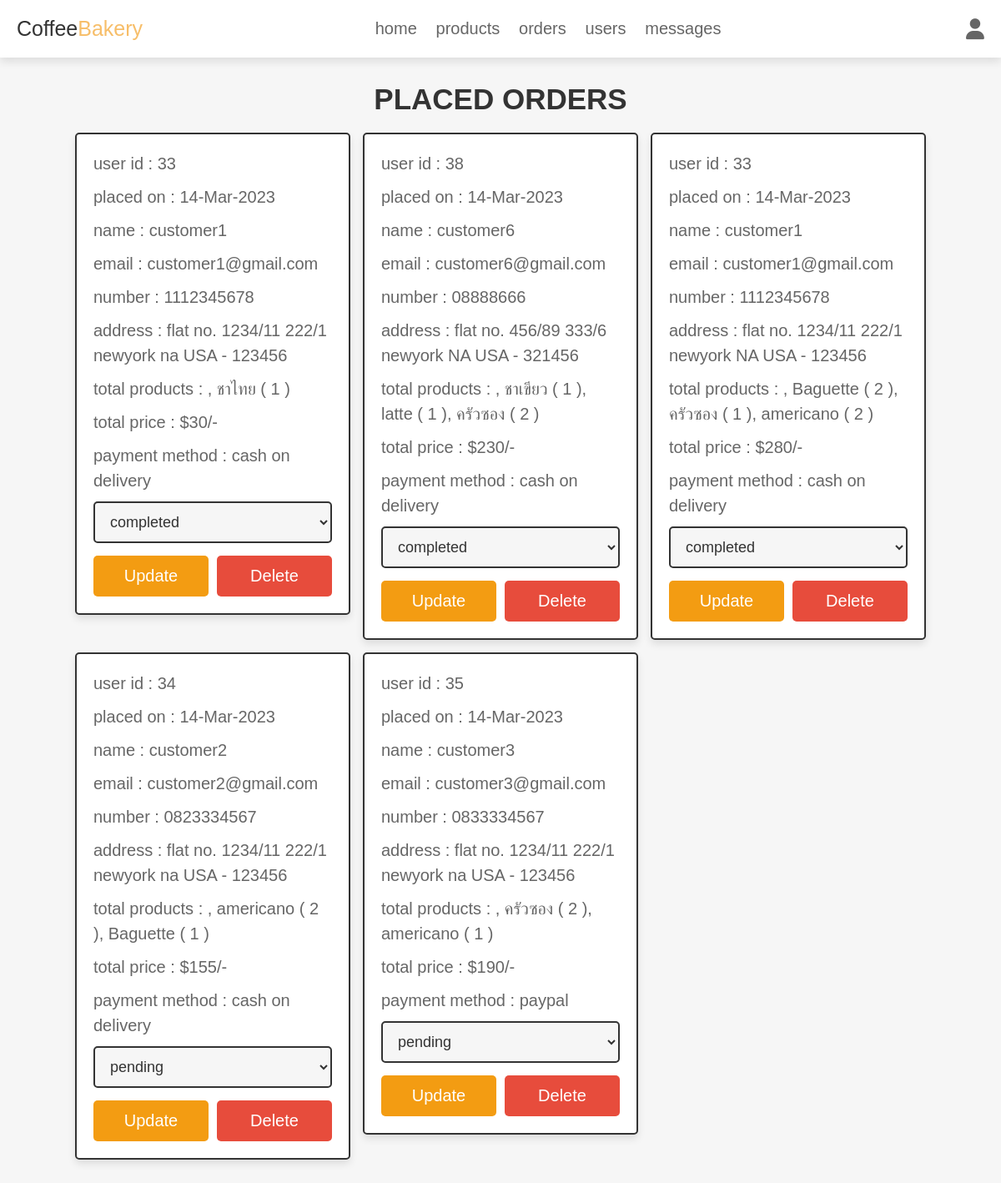
/admin_orders.php (signed in), run on the app's committed database.
### tables this page shows
CREATE TABLE `orders` (
  `id` int(100) NOT NULL,
  `user_id` int(100) NOT NULL,
  `name` varchar(100) NOT NULL,
  `number` varchar(12) NOT NULL,
  `email` varchar(100) NOT NULL,
  `method` varchar(50) NOT NULL,
  `address` varchar(500) NOT NULL,
  `total_products` varchar(1000) NOT NULL,
  `total_price` int(100) NOT NULL,
  `total_cost` int(100) NOT NULL,
  `placed_on` varchar(50) NOT NULL,
  `payment_status` varchar(20) NOT NULL DEFAULT 'pending'
);

### admin_orders.php (the view, shortened to what this page needs)
<?php
@include 'config.php';
?>
<!DOCTYPE html>
<html lang="en">
<head>
   <link rel="stylesheet" href="https://cdnjs.cloudflare.com/ajax/libs/font-awesome/6.1.1/css/all.min.css">
   <link rel="stylesheet" href="css/admin_style.css">
</head>
<body>
<?php include 'admin_header.php'; ?>
<section class="placed-orders">
   <h1 class="title">placed orders</h1>
   <div class="box-container">
      <?php
         $select_orders = $conn->prepare("SELECT * FROM `orders`");
         $select_orders->execute();
         if($select_orders->rowCount() > 0){
            while($fetch_orders = $select_orders->fetch(PDO::FETCH_ASSOC)){
      ?>
      <div class="box">
         <p> user id : <span><?= $fetch_orders['user_id']; ?></span> </p>
         <p> placed on : <span><?= $fetch_orders['placed_on']; ?></span> </p>
         <p> name : <span><?= $fetch_orders['name']; ?></span> </p>
         <p> email : <span><?= $fetch_orders['email']; ?></span> </p>
         <p> number : <span><?= $fetch_orders['number']; ?></span> </p>
         <p> address : <span><?= $fetch_orders['address']; ?></span> </p>
         <p> total products : <span><?= $fetch_orders['total_products']; ?></span> </p>
         <p> total price : <span>$<?= $fetch_orders['total_price']; ?>/-</span> </p>
         <p> payment method : <span><?= $fetch_orders['method']; ?></span> </p>
         <form action="" method="POST">
            <select name="update_payment" class="drop-down">
               <option value="" selected disabled><?= $fetch_orders['payment_status']; ?></option>
            </select>
            <div class="flex-btn">
               <input type="submit" name="update_order" class="option-btn" value="update">
               <a href="admin_orders.php?delete=<?= $fetch_orders['id']; ?>" class="delete-btn" onclick="return confirm('delete this order?');">delete</a>
            </div>
         </form>
      </div>
      <?php
         }
      }else{
         echo '<p class="empty">no orders placed yet!</p>';
      }
      ?>
   </div>
</section>
</body>
</html>

### css/admin_style.css (style rules this page uses)
.placed-orders .box-container { display: grid; grid-template-columns: repeat(auto-fit, 33rem); gap:1.5rem; align-items: flex-start; justify-content:center; }
.placed-orders .box-container .box { border:var(--border); box-shadow: var(--box-shadow); background-color: var(--white); border-radius: .5rem; padding:2rem; }
.placed-orders .box-container .box p { margin-bottom: 1rem; line-height: 1.5; font-size: 2rem; color:var(--light-color); }
.placed-orders .box-container .box p span { color:var(--green); }
.placed-orders .box-container .box .drop-down { width: 100%; padding:1.2rem 1.4rem; font-size: 1.8rem; border:var(--border); border-radius: .5rem; background-color: var(--light-bg); margin-bottom: .5rem; }

### css/components.css (style rules this page uses)
:root { ---green: rgb(247, 190, 105); --orange:#f39c12; --red:#e74c3c; --black:#333; --light-color:#666; --white:#fff; --light-bg:#f6f6f6; --border:.2rem solid var(--black); --box-shadow:0 .5rem 1rem rgba(0,0,0,.1); }
* { font-family: 'Rubik', sans-serif; margin:0; padding:0; box-sizing: border-box; outline: none; border:none; text-decoration: none; color:var(--black); }
body { background-color: var(--light-bg); }
html { font-size: 62.5%; overflow-x: hidden; scroll-behavior: smooth; scroll-padding-top: 6.5rem; }
section { padding:3rem 2rem; max-width: 1200px; margin:0 auto; }
.btn, .delete-btn, .option-btn { display: block; width: 100%; margin-top: 1rem; border-radius: .5rem; color:var(--white); font-size: 2rem; padding:1.3rem 3rem; text-transform: capitalize; cursor: pointer; text-align: center; }
.delete-btn { background-color: var(--red); }
.option-btn { background-color: var(--orange); }
.flex-btn { display: flex; flex-wrap: wrap; gap:1rem; }
.flex-btn > * { flex:1; }
.title { text-align: center; margin-bottom: 2rem; text-transform: uppercase; color:var(--black); font-size: 3.5rem; }

### data on the page
orders: user "33", placed_on "14-Mar-2023", name "customer1", email "customer1@gmail.com", number "1112345678", address "flat no. 1234/11 222/1 newyork na USA - 123456", total_products ", ชาไทย ( 1 )", total_price "30", method "cash on delivery", update_payment "completed"
orders: user "38", placed_on "14-Mar-2023", name "customer6", email "customer6@gmail.com", number "08888666", address "flat no. 456/89 333/6 newyork NA USA - 321456", total_products ", ชาเขียว ( 1 ), latte ( 1 ), ครัวซอง ( 2 )", total_price "230", method "cash on delivery", update_payment "completed"
orders: user "33", placed_on "14-Mar-2023", name "customer1", email "customer1@gmail.com", number "1112345678", address "flat no. 1234/11 222/1 newyork NA USA - 123456", total_products ", Baguette ( 2 ), ครัวซอง ( 1 ), americano ( 2 )", total_price "280", method "cash on delivery", update_payment "completed"
orders: user "34", placed_on "14-Mar-2023", name "customer2", email "customer2@gmail.com", number "0823334567", address "flat no. 1234/11 222/1 newyork na USA - 123456", total_products ", americano ( 2 ), Baguette ( 1 )", total_price "155", method "cash on delivery", update_payment "pending"
orders: user "35", placed_on "14-Mar-2023", name "customer3", email "customer3@gmail.com", number "0833334567", address "flat no. 1234/11 222/1 newyork na USA - 123456", total_products ", ครัวซอง ( 2 ), americano ( 1 )", total_price "190", method "paypal", update_payment "pending"
